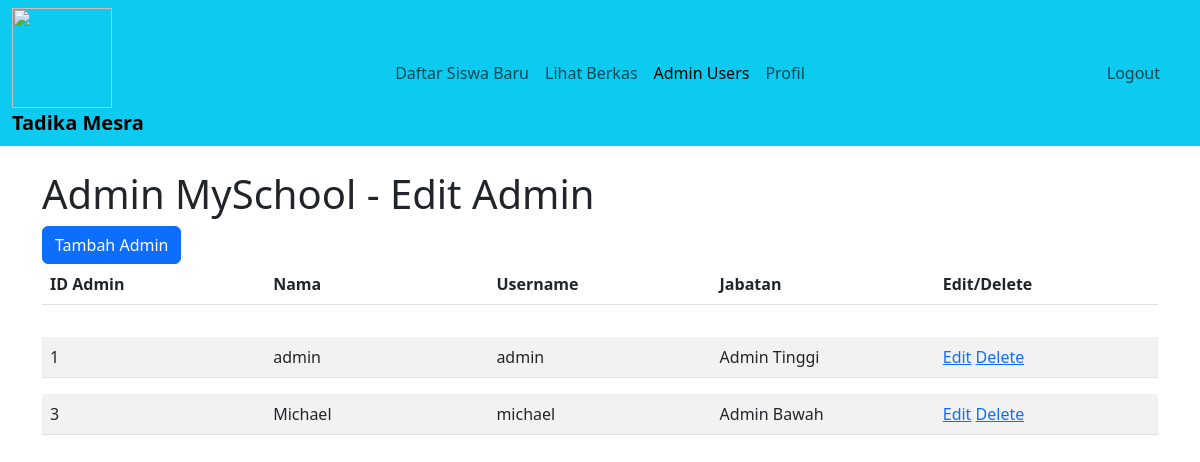
The app's page /user_edit.php with its own data.
### tables this page shows
CREATE TABLE `username_admin` (
  `ID_Admin` int(5) NOT NULL,
  `Nama` varchar(255) NOT NULL,
  `Username` varchar(255) NOT NULL,
  `Password` varchar(255) NOT NULL,
  `Jabatan` varchar(255) NOT NULL
);

### user_edit.php (the view, shortened to what this page needs)
<!DOCTYPE html>
<html>
    <head>
        <link href="https://cdn.jsdelivr.net/npm/bootstrap@5.3.0-alpha1/dist/css/bootstrap.min.css" rel="stylesheet">
    </head>
    <body>
        <nav class="navbar navbar-expand-lg bg-info">
            <div class="container-fluid">
                <div class="col-2">
                    <a href="halaman_utama_admin.php">
                        <img src="FOTO/logo.png" class="img-responsive" width="100" height="100">
                        <a class="navbar-brand" href="halaman_utama_admin.php"><b>Tadika Mesra</b></a>
                    </a>
                </div>
                <div class="col-8">
                    <ul class="navbar-nav navbar-expand-lg justify-content-center">
                        <li class="nav-item">
                            <a class="nav-link icon-link" href="data_pendaftar.php">Daftar Siswa Baru</a>
                        </li>
                        <li class="nav-item">
                            <a class="nav-link icon-link" href="berkas.php">Lihat Berkas</a>
                        </li>
                        <li class="nav-item">
                            <a class="nav-link icon-link active" href="user_edit.php">Admin Users</a>
                        </li>
                        <li class="nav-item">
                            <a class="nav-link icon-link" href="profil_admin.php">Profil</a>
                        </li>
                    </ul>
                </div>
                <div class="col-2 d-flex justify-content-end" style="padding-right: 20px">
                    <ul class="navbar-nav ml-auto">
                        <li class="nav-item">
                            <a class="nav-link icon-link"  href="logout.php">Logout</a>
                        </li>
                    </ul>
                </div>
            </div>
        </nav>
        <br>
        <div class="container">
            <h1>Admin MySchool - Edit Admin</h1>
            <a href="register_admin.php"><button class="btn btn-primary">Tambah Admin</button></a>
            <table class=table>
            <tr>
                <th class='col col-md-2'>ID Admin</th>
                <th class='col col-md-2'>Nama</th>
                <th class='col col-md-2'>Username</th>
                <th class='col col-md-2'>Jabatan</th>
                <th class='col col-md-2'>Edit/Delete</th>
            </tr>
            <?php
    $db = new PDO("mysql:host=localhost;dbname=uts_kelompok3", "root", "");
    $query = "select count(1) from username_admin";
    $result = $db->query($query);
    $row = $result->fetch(PDO::FETCH_ASSOC);
    $total = $row["count(1)"];
    $query = "select * from username_admin";
    $result = $db->query($query);
?>
<div class="container">
    <table class=table>
        <?php
        for($i = 0; $i < $total; $i++) {
            $row = $result->fetch(PDO::FETCH_ASSOC);
            echo "<table class='table table-striped'>
            <tr>
                <td id=click class='col col-md-2'>{$row['ID_Admin']}</td>
                <td id=click class='col col-md-2'>{$row['Nama']}</td>
                <td id=click class='col col-md-2'>{$row['Username']}</td>
                <td id=click class='col col-md-2'>{$row['Jabatan']}</td>
                <td class='col col-md-2'>";
                    if ($_SESSION['Jabatan'] !== 'Admin Bawah') {
                        echo "<a href=update_admin.php?id={$row['ID_Admin']}&opt=edit>Edit</a>
                        <a href=update_admin.php?id={$row['ID_Admin']}&opt=delete>Delete</a>";
                    }
                echo "</td>
            </tr>
            </table>";
        }
        ?>
    </table>
</div>
    </body>
</html>

### records on screen
username_admin: ID_Admin "1", Nama "admin", Username "admin", Jabatan "Admin Tinggi"
username_admin: ID_Admin "3", Nama "Michael", Username "michael", Jabatan "Admin Bawah"
